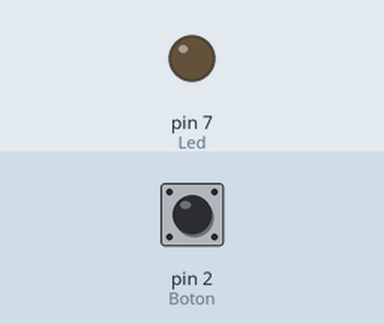
Simulated run of this sketch. Board: Arduino Uno, built with avr-gcc and run on an emulated ATmega328P. On the bench: output pins drawn as LEDs (lit = HIGH). The inputs (shaded band) are chosen by the test bench; at power-on: pin 2 (Boton) HIGH.

Above: at 1.2 s.
1.3 s: pin 2 (Boton) pulled LOW for 0.15 s
At 2.7 s:
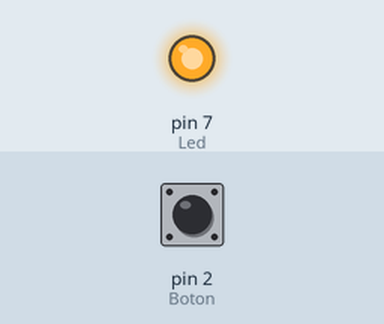
Timing chart, 0 to 4.3 s (numbered marks = the images above; inputs shaded):
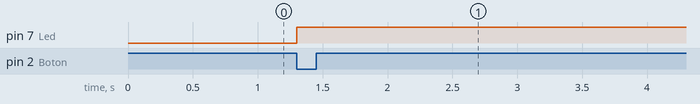

The sketch:

Interruptor.ino
```cpp
#define Boton 2
#define Led 7

void setup() {
  pinMode(Boton, INPUT_PULLUP);
  pinMode(Led, OUTPUT);
}

bool estado;
bool anterior = HIGH;
bool led = LOW;

void loop() {
   estado = digitalRead(Boton);
  if(estado == LOW && anterior == HIGH){
    anterior = LOW;
    digitalWrite(Led, !led);
    } else if (estado == HIGH && anterior == LOW){
      anterior = HIGH;
      }


}
```

Measured:
- after the input at 1.3 s, pin 7 (Led): LOW → HIGH at once
